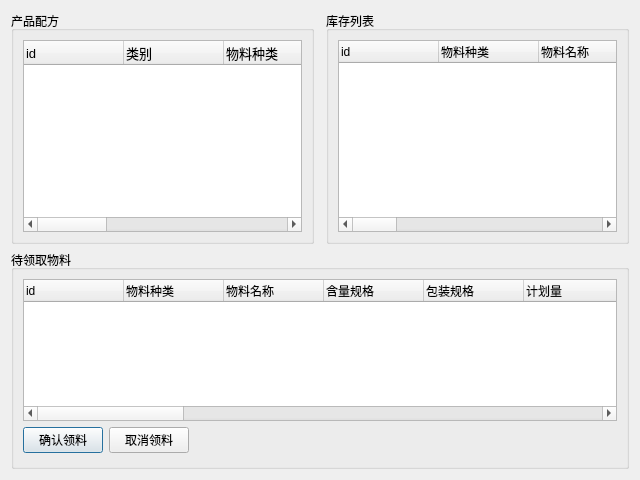
<?xml version="1.0" encoding="UTF-8"?>
<ui version="4.0">
 <class>Dialog</class>
 <widget class="QDialog" name="Dialog">
  <property name="geometry">
   <rect>
    <x>0</x>
    <y>0</y>
    <width>640</width>
    <height>480</height>
   </rect>
  </property>
  <property name="windowTitle">
   <string>领取物料</string>
  </property>
  <layout class="QGridLayout" name="gridLayout">
   <item row="1" column="0" colspan="3">
    <widget class="QGroupBox" name="groupBox_3">
     <property name="sizePolicy">
      <sizepolicy hsizetype="Expanding" vsizetype="Expanding">
       <horstretch>0</horstretch>
       <verstretch>3</verstretch>
      </sizepolicy>
     </property>
     <property name="title">
      <string>待领取物料</string>
     </property>
     <layout class="QGridLayout" name="gridLayout_2">
      <item row="0" column="0" colspan="3">
       <widget class="MyTreeWidget" name="treeWidget_drawstuff">
        <property name="contextMenuPolicy">
         <enum>Qt::CustomContextMenu</enum>
        </property>
        <property name="verticalScrollBarPolicy">
         <enum>Qt::ScrollBarAsNeeded</enum>
        </property>
        <property name="horizontalScrollBarPolicy">
         <enum>Qt::ScrollBarAsNeeded</enum>
        </property>
        <property name="selectionMode">
         <enum>QAbstractItemView::ExtendedSelection</enum>
        </property>
        <property name="indentation">
         <number>0</number>
        </property>
        <column>
         <property name="text">
          <string>id</string>
         </property>
        </column>
        <column>
         <property name="text">
          <string>物料种类</string>
         </property>
        </column>
        <column>
         <property name="text">
          <string>物料名称</string>
         </property>
        </column>
        <column>
         <property name="text">
          <string>含量规格</string>
         </property>
        </column>
        <column>
         <property name="text">
          <string>包装规格</string>
         </property>
        </column>
        <column>
         <property name="text">
          <string>计划量</string>
         </property>
        </column>
        <column>
         <property name="text">
          <string>单位</string>
         </property>
        </column>
        <column>
         <property name="text">
          <string>实际量</string>
         </property>
        </column>
        <column>
         <property name="text">
          <string>单位</string>
         </property>
        </column>
        <column>
         <property name="text">
          <string>领取量</string>
         </property>
        </column>
        <column>
         <property name="text">
          <string>单位</string>
         </property>
        </column>
        <column>
         <property name="text">
          <string>进厂批号</string>
         </property>
        </column>
        <column>
         <property name="text">
          <string>厂家批号</string>
         </property>
        </column>
        <column>
         <property name="text">
          <string>含量/效价</string>
         </property>
        </column>
        <column>
         <property name="text">
          <string>水分</string>
         </property>
        </column>
        <column>
         <property name="text">
          <string>相对密度</string>
         </property>
        </column>
        <column>
         <property name="text">
          <string>杂质</string>
         </property>
        </column>
        <column>
         <property name="text">
          <string>损耗限度</string>
         </property>
        </column>
        <column>
         <property name="text">
          <string>供应商</string>
         </property>
        </column>
        <column>
         <property name="text">
          <string>生产厂家</string>
         </property>
        </column>
        <column>
         <property name="text">
          <string>新的计划量</string>
         </property>
        </column>
        <column>
         <property name="text">
          <string>原始的实际量</string>
         </property>
        </column>
        <column>
         <property name="text">
          <string>精度</string>
         </property>
        </column>
       </widget>
      </item>
      <item row="1" column="0">
       <layout class="QHBoxLayout" name="horizontalLayout">
        <property name="leftMargin">
         <number>0</number>
        </property>
        <property name="topMargin">
         <number>0</number>
        </property>
        <property name="rightMargin">
         <number>3</number>
        </property>
        <property name="bottomMargin">
         <number>4</number>
        </property>
        <item>
         <widget class="QPushButton" name="pushButton_accept">
          <property name="sizePolicy">
           <sizepolicy hsizetype="Fixed" vsizetype="Fixed">
            <horstretch>0</horstretch>
            <verstretch>0</verstretch>
           </sizepolicy>
          </property>
          <property name="text">
           <string>确认领料</string>
          </property>
         </widget>
        </item>
        <item>
         <widget class="QPushButton" name="pushButton_cancel">
          <property name="sizePolicy">
           <sizepolicy hsizetype="Fixed" vsizetype="Fixed">
            <horstretch>0</horstretch>
            <verstretch>0</verstretch>
           </sizepolicy>
          </property>
          <property name="text">
           <string>取消领料</string>
          </property>
         </widget>
        </item>
       </layout>
      </item>
     </layout>
    </widget>
   </item>
   <item row="0" column="0">
    <widget class="QGroupBox" name="groupBox">
     <property name="sizePolicy">
      <sizepolicy hsizetype="Expanding" vsizetype="Expanding">
       <horstretch>0</horstretch>
       <verstretch>0</verstretch>
      </sizepolicy>
     </property>
     <property name="title">
      <string>产品配方</string>
     </property>
     <layout class="QGridLayout" name="gridLayout_3">
      <item row="0" column="0">
       <widget class="MyTreeWidget" name="treeWidget_formula">
        <property name="sizePolicy">
         <sizepolicy hsizetype="Expanding" vsizetype="Expanding">
          <horstretch>0</horstretch>
          <verstretch>0</verstretch>
         </sizepolicy>
        </property>
        <property name="font">
         <font>
          <pointsize>10</pointsize>
         </font>
        </property>
        <property name="styleSheet">
         <string notr="true"/>
        </property>
        <property name="textElideMode">
         <enum>Qt::ElideRight</enum>
        </property>
        <property name="indentation">
         <number>0</number>
        </property>
        <property name="wordWrap">
         <bool>true</bool>
        </property>
        <attribute name="headerCascadingSectionResizes">
         <bool>false</bool>
        </attribute>
        <attribute name="headerHighlightSections">
         <bool>false</bool>
        </attribute>
        <attribute name="headerShowSortIndicator" stdset="0">
         <bool>false</bool>
        </attribute>
        <column>
         <property name="text">
          <string>id</string>
         </property>
        </column>
        <column>
         <property name="text">
          <string>类别</string>
         </property>
        </column>
        <column>
         <property name="text">
          <string>物料种类</string>
         </property>
        </column>
        <column>
         <property name="text">
          <string>配方</string>
         </property>
        </column>
        <column>
         <property name="text">
          <string>计划量公式</string>
         </property>
        </column>
        <column>
         <property name="text">
          <string>实际量公式</string>
         </property>
        </column>
        <column>
         <property name="text">
          <string>领取量公式</string>
         </property>
        </column>
        <column>
         <property name="text">
          <string>领料精度</string>
         </property>
        </column>
        <column>
         <property name="text">
          <string>损耗限度</string>
         </property>
        </column>
        <column>
         <property name="text">
          <string>发料完成</string>
         </property>
        </column>
       </widget>
      </item>
     </layout>
    </widget>
   </item>
   <item row="0" column="2">
    <widget class="QGroupBox" name="groupBox_2">
     <property name="sizePolicy">
      <sizepolicy hsizetype="Expanding" vsizetype="Preferred">
       <horstretch>0</horstretch>
       <verstretch>0</verstretch>
      </sizepolicy>
     </property>
     <property name="title">
      <string>库存列表</string>
     </property>
     <layout class="QGridLayout" name="gridLayout_4">
      <item row="0" column="0">
       <widget class="MyTreeWidget" name="treeWidget_stuffrepository">
        <property name="selectionMode">
         <enum>QAbstractItemView::ExtendedSelection</enum>
        </property>
        <property name="indentation">
         <number>0</number>
        </property>
        <column>
         <property name="text">
          <string>id</string>
         </property>
        </column>
        <column>
         <property name="text">
          <string>物料种类</string>
         </property>
        </column>
        <column>
         <property name="text">
          <string>物料名称</string>
         </property>
        </column>
        <column>
         <property name="text">
          <string>含量规格</string>
         </property>
        </column>
        <column>
         <property name="text">
          <string>包装规格</string>
         </property>
        </column>
        <column>
         <property name="text">
          <string>进厂批号</string>
         </property>
        </column>
        <column>
         <property name="text">
          <string>厂家批号</string>
         </property>
        </column>
        <column>
         <property name="text">
          <string>库存剩余量</string>
         </property>
        </column>
        <column>
         <property name="text">
          <string>库存可使用量</string>
         </property>
        </column>
        <column>
         <property name="text">
          <string>供应商</string>
         </property>
        </column>
        <column>
         <property name="text">
          <string>生产厂家</string>
         </property>
        </column>
        <column>
         <property name="text">
          <string>含量/效价</string>
         </property>
        </column>
        <column>
         <property name="text">
          <string>水分</string>
         </property>
        </column>
        <column>
         <property name="text">
          <string>相对密度</string>
         </property>
        </column>
        <column>
         <property name="text">
          <string>杂质</string>
         </property>
        </column>
        <column>
         <property name="text">
          <string>领料实际量</string>
         </property>
        </column>
       </widget>
      </item>
     </layout>
    </widget>
   </item>
  </layout>
 </widget>
 <customwidgets>
  <customwidget>
   <class>MyTreeWidget</class>
   <extends>QTreeWidget</extends>
   <header>lib.mywidget.mytreewidget.h</header>
  </customwidget>
 </customwidgets>
 <resources/>
 <connections/>
</ui>
